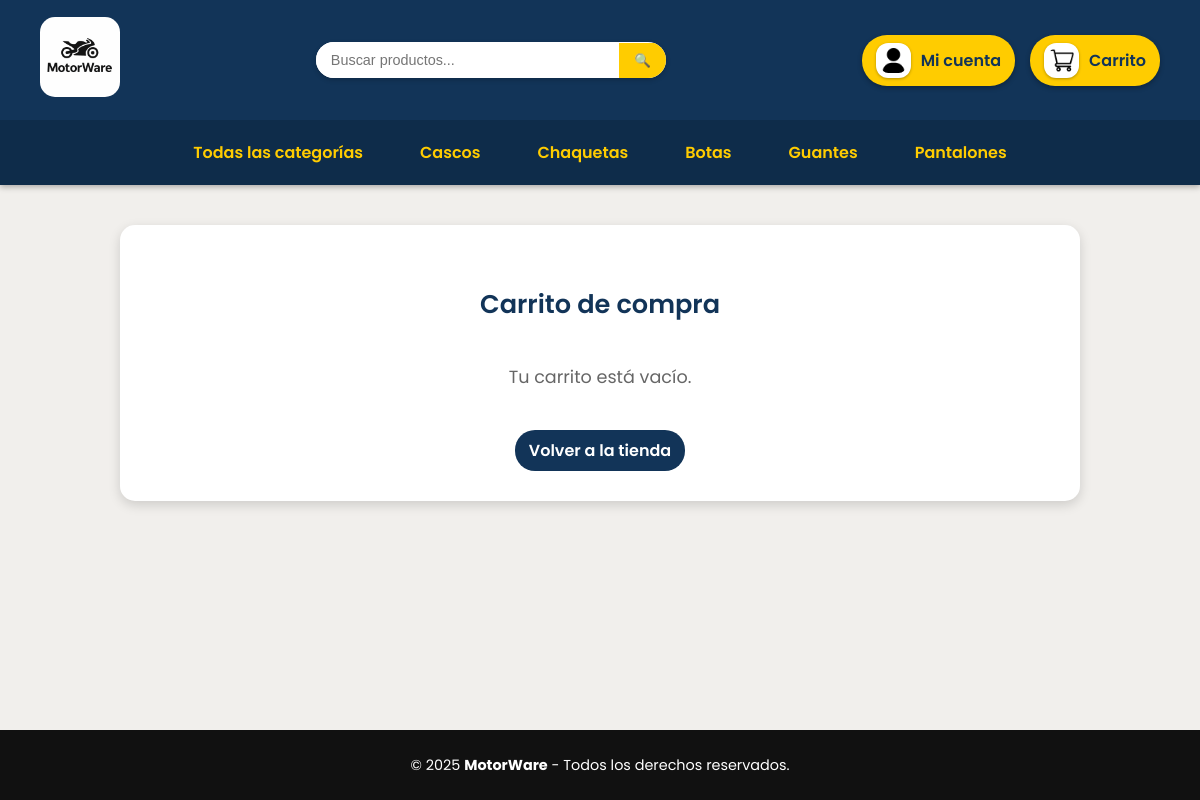
Screenshot of /tienda_online/carrito.php with the database file from the repository.
### tables this page shows
CREATE TABLE `categorias` (
  `id` int(11) NOT NULL,
  `nombre` varchar(100) NOT NULL
);

### tienda_online/carrito.php (the view, shortened to what this page needs)
<?php
include("includes/conexion.php");
?>
<!DOCTYPE html>
<html lang="es">
<head>
    <link rel="stylesheet" href="css/styles.css?v=<?php echo time(); ?>">
</head>
<body>
<header>
    <div class="header-top">
        <div class="header-content">
            <a href="index.php" class="logo">
                <img src="img/logo.png" alt="MotorWare">
            </a>
            <form class="search-bar" method="GET" action="buscar.php" novalidate>
                <input type="text" name="q" placeholder="Buscar productos...">
                <button type="submit">🔍</button>
            </form>
            <div class="header-icons">
                <a href="usuario.php" class="icon-button">
                    <img src="img/user.png" alt="Usuario">
                    <span>Mi cuenta</span>
                </a>
                <a href="carrito.php" class="icon-button">
                    <img src="img/shopping-cart.png" alt="Carrito">
                    <span>Carrito</span>
                </a>
            </div>
        </div>
    </div>
    <nav class="header-categorias">
        <a href="index.php">Todas las categorías</a>
        <?php
        $cat = $conexion->query("SELECT * FROM categorias");
        while ($c = $cat->fetch_assoc()) {
            echo "<a href='index.php?cat={$c['id']}'>{$c['nombre']}</a>";
        }
        ?>
    </nav>
</header>
<main class="main-content">
    <div class="carrito-container">
        <h2>Carrito de compra</h2>
        <?php
        if (!isset($_SESSION['carrito']) || empty($_SESSION['carrito'])) {
            echo "<p class='no-productos'>Tu carrito está vacío.</p>
                  <div style='text-align:center; margin-top:20px;'>
                    <a href='index.php' class='btn'>Volver a la tienda</a>
                  </div>";
        }
        ?>
    </div>
</main>
<footer>
    <p>&copy; 2025 <strong>MotorWare</strong> - Todos los derechos reservados.</p>
</footer>
</body>
</html>

### tienda_online/css/styles.css (style rules this page uses)
html, body { height: 100%; margin: 0; padding: 0; }
body { display: flex; flex-direction: column; font-family: 'Poppins', 'Segoe UI', Arial, sans-serif; background-color: #f1efec; color: #333; }
.main-content { flex: 1; }
header { background-color: #123458; color: #fff; box-shadow: 0 2px 6px rgba(0,0,0,0.3); }
.header-content { display: flex; justify-content: space-between; align-items: center; height: 100px; padding: 10px 40px; }
.logo img { height: 80px; width: auto; border-radius: 15px; }
.search-bar { display: flex; align-items: center; background: #fff; border-radius: 30px; overflow: hidden; width: 350px; box-shadow: 0 2px 5px rgba(0,0,0,0.2); }
.search-bar input { border: none; padding: 10px 15px; flex: 1; font-size: 0.9em; outline: none; }
.search-bar button { background-color: #ffcc00; border: none; padding: 10px 15px; cursor: pointer; font-weight: bold; transition: 0.3s; }
.header-icons { display: flex; gap: 20px; align-items: center; }
.header-icons img { height: 35px; width: 35px; border-radius: 20%; background-color: #999999; padding: 6px; box-shadow: 0 2px 5px rgba(0,0,0,0.4); transition: transform 0.2s, background-color 0.2s; }
.header-categorias { display: flex; justify-content: center; gap: 25px; flex-wrap: wrap; background-color: #0e2c4a; padding: 12px 0; }
.header-categorias a { color: #ffcc00; text-decoration: none; font-weight: 600; padding: 8px 16px; border-radius: 8px; transition: background 0.3s, color 0.3s; }
h1, h2 { text-align: center; margin-top: 30px; }
h2 { color: #222; font-weight: 600; font-size: 1.6em; }
.btn { display: inline-block; background-color: #123458; color: #fff; padding: 8px 14px; border-radius: 20px; text-decoration: none; font-weight: 600; transition: all 0.3s ease; }
.icon-button { display: flex; align-items: center; gap: 10px; background-color: #ffcc00; color: #123458; text-decoration: none; font-weight: 600; padding: 8px 14px; border-radius: 25px; box-shadow: 0 2px 5px rgba(0,0,0,0.3); }
.icon-button img { height: 25px; width: 25px; background-color: #fff; border-radius: 35%; padding: 5px; box-shadow: 0 1px 3px rgba(0,0,0,0.3); }
.header-icons { display: flex; gap: 15px; align-items: center; }
.no-productos { text-align: center; font-size: 1.1em; color: #666; margin: 40px 0; }
footer { margin-top: 20px; background-color: #111; color: #fff; text-align: center; padding: 10px 18px; font-size: 0.9em; }
.carrito-container { max-width: 900px; margin: 40px auto; background-color: #fff; border-radius: 15px; padding: 30px; box-shadow: 0 4px 12px rgba(0,0,0,0.15); }
.carrito-container h2 { text-align: center; color: #123458; margin-bottom: 25px; }

### rows the page displays
categorias: nombre "Cascos"
categorias: nombre "Chaquetas"
categorias: nombre "Botas"
categorias: nombre "Guantes"
categorias: nombre "Pantalones"
